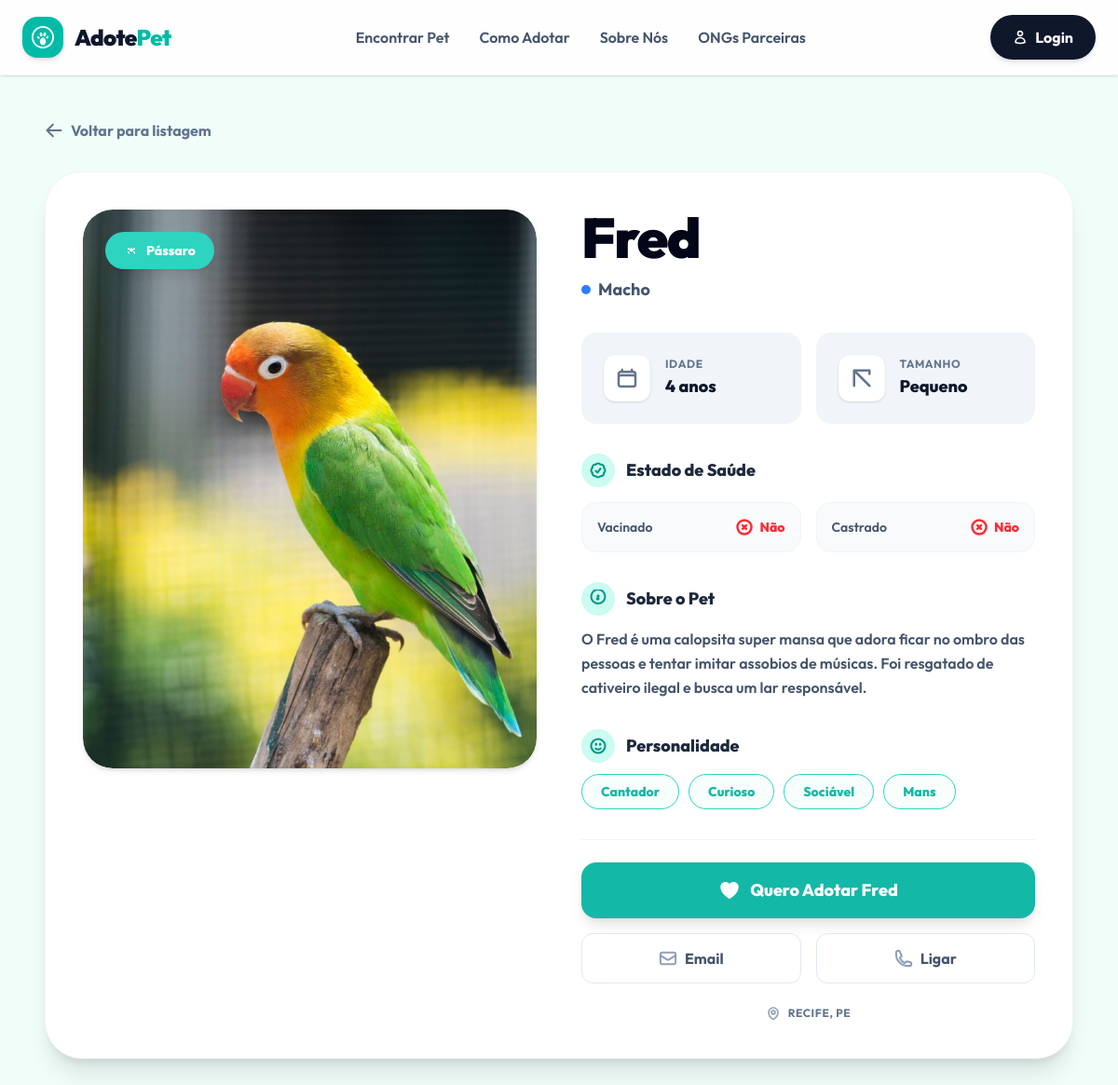
The page /animal/8/ on the database its author committed.
### adocoes/models.py (models this page shows, shortened)
class Animal(models.Model):
    TAMANHO_CHOICES = [
        ('Pequeno', 'Pequeno'),
        ('Médio', 'Médio'),
        ('Grande', 'Grande'),
    ]
    SEXO_CHOICES = [
        ('Macho', 'Macho'),
        ('Fêmea', 'Fêmea'),
    ]
    ESPECIE_CHOICES = [
        ('Cachorro', 'Cachorro'),
        ('Gato', 'Gato'),
        ('Pássaro', 'Pássaro'),
        ('Outros', 'Outros'),
    ]
    IDADE_CATEGORIA_CHOICES = [
        ('Filhote', 'Filhote'),
        ('Jovem', 'Jovem'),
        ('Adulto', 'Adulto'),
        ('Sênior', 'Sênior'),
    ]
    nome = models.CharField(max_length=100, verbose_name="Nome")
    especie = models.CharField(max_length=20, choices=ESPECIE_CHOICES, default='Cachorro', verbose_name="Espécie")
    foto = models.ImageField(upload_to='animais/', verbose_name="Foto")
    idade = models.PositiveIntegerField(verbose_name="Idade")
    idade_categoria = models.CharField(max_length=20, choices=IDADE_CATEGORIA_CHOICES, default='Adulto', verbose_name="Categoria de Idade")
    tamanho = models.CharField(max_length=10, choices=TAMANHO_CHOICES, verbose_name="Tamanho")
    sexo = models.CharField(max_length=10, choices=SEXO_CHOICES, verbose_name="Sexo")
    caracteristicas = models.TextField(verbose_name="Características", help_text="Ex: Carinhoso, Brincalhão, Obediente")
    descricao = models.TextField(verbose_name="Descrição")
    vacinado = models.BooleanField(default=False, verbose_name="Vacinado")
    castrado = models.BooleanField(default=False, verbose_name="Castrado")
    def caracteristicas_list(self):
        if self.caracteristicas:
            return [c.strip() for c in self.caracteristicas.split(',') if c.strip()]
        return []
    class Meta:
        verbose_name = "Animal"
        verbose_name_plural = "Animais"

### adocoes/views.py (the view)
# urls.py: path('animal/<int:pk>/', views.detalhe, name='detalhe'),
def detalhe(request, pk):
    animal = get_object_or_404(Animal, pk=pk)
    adotado = request.GET.get('adotado') == '1'
    if adotado:
        if request.user.is_authenticated:
            InteresseAdocao.objects.get_or_create(animal=animal, usuario=request.user)
        else:
            messages.info(request, "Por favor, faça login para manifestar interesse de adoção.")
            return redirect(f"/login/?next={request.path}%3Fadotado%3D1")
    context = {
        'animal': animal,
        'adotado': adotado,
    }
    return render(request, 'detalhe.html', context)

### adocoes/templates/detalhe.html (shortened to what this page needs)
{% extends 'base.html' %}
{% block content %}
<section class="bg-[#F0FDF9] py-12 px-4 md:px-12 min-h-screen">
    <div class="max-w-6xl mx-auto">
        <a href="{% url 'home' %}" class="inline-flex items-center gap-2 text-slate-500 hover:text-teal-600 font-bold mb-8 transition-colors group">
            <svg xmlns="http://www.w3.org/2000/svg" fill="none" viewBox="0 0 24 24" stroke-width="2.5" stroke="currentColor" class="w-5 h-5 group-hover:-translate-x-1 transition-transform">
                <path stroke-linecap="round" stroke-linejoin="round" d="M10.5 19.5 3 12m0 0 7.5-7.5M3 12h18" />
            </svg>
            <span>Voltar para listagem</span>
        </a>
        <div class="bg-white rounded-[2.5rem] shadow-xl border border-slate-100 p-6 md:p-10">
            <div class="grid grid-cols-1 md:grid-cols-2 gap-12">
                <div class="relative w-full h-[600px] rounded-[2rem] overflow-hidden bg-slate-100 shadow-md">
                    {% if animal.foto %}
                        <img src="{{ animal.foto.url }}" alt="{{ animal.nome }}" class="w-full h-full object-cover rounded-[2rem]">
                    {% else %}
                        <div class="w-full h-full flex items-center justify-center text-slate-400 font-bold bg-slate-200 rounded-[2rem]">
                            Sem Foto
                        </div>
                    {% endif %}
                    <div class="absolute top-6 left-6 bg-[#2DD4BF] text-white px-5 py-2.5 rounded-full text-sm font-extrabold shadow-lg flex items-center gap-2">
                        <span>{{ animal.especie }}</span>
                    </div>
                </div>
                <div class="flex flex-col justify-between">
                    <div>
                        <div class="mb-8">
                            <h1 class="text-6xl font-black text-slate-950 tracking-tight leading-none mb-3">
                                {{ animal.nome }}
                            </h1>
                            <p class="text-slate-600 font-bold flex items-center gap-2 text-lg">
                                <span class="inline-block w-2.5 h-2.5 bg-blue-500 rounded-full"></span>
                                <span>{% if animal.genero %}{{ animal.genero }}{% else %}{{ animal.sexo }}{% endif %}</span>
                            </p>
                        </div>
                        <div class="grid grid-cols-2 gap-4 mb-8">
                            <div class="bg-slate-100 p-6 rounded-2xl flex items-center gap-4">
                                <div class="text-slate-500 bg-white p-3 rounded-xl shadow-sm border border-slate-100/50">
                                </div>
                                <div>
                                    <p class="text-xs text-slate-500 font-bold uppercase tracking-wider mb-0.5">Idade</p>
                                    <p class="text-slate-900 font-extrabold text-lg">{{ animal.idade }} anos</p>
                                </div>
                            </div>
                            <div class="bg-slate-100 p-6 rounded-2xl flex items-center gap-4">
                                <div class="text-slate-500 bg-white p-3 rounded-xl shadow-sm border border-slate-100/50">
                                    <svg xmlns="http://www.w3.org/2000/svg" fill="none" viewBox="0 0 24 24" stroke-width="2.5" stroke="currentColor" class="w-6 h-6">
                                        <path stroke-linecap="round" stroke-linejoin="round" d="M3.75 3.75v16.5m0-16.5h16.5m-16.5 0 16.5 16.5M16.5 3.75H20.25V7.5" />
                                    </svg>
                                </div>
                                <div>
                                    <p class="text-xs text-slate-500 font-bold uppercase tracking-wider mb-0.5">Tamanho</p>
                                    <p class="text-slate-900 font-extrabold text-lg">{{ animal.tamanho }}</p>
                                </div>
                            </div>
                        </div>
                        <div class="mb-8">
                            <h3 class="text-xl font-bold text-slate-950 mb-4 flex items-center gap-3">
                                <span class="bg-teal-100 text-teal-600 rounded-full p-2 inline-flex items-center justify-center">
                                </span>
                                <span class="font-extrabold text-lg text-slate-800">Estado de Saúde</span>
                            </h3>
                            <div class="grid grid-cols-2 gap-4">
                                <div class="flex items-center justify-between bg-slate-50 border border-slate-100 p-4 rounded-2xl">
                                    <span class="text-sm font-semibold text-slate-600">Vacinado</span>
                                    <div class="flex items-center gap-1.5 font-extrabold text-sm">
                                        {% if animal.vacinado %}
                                            <svg xmlns="http://www.w3.org/2000/svg" fill="none" viewBox="0 0 24 24" stroke-width="3" stroke="currentColor" class="w-5 h-5 text-teal-600">
                                                <path stroke-linecap="round" stroke-linejoin="round" d="M9 12.75 11.25 15 15 9.75M21 12a9 9 0 1 1-18 0 9 9 0 0 1 18 0Z" />
                                            </svg>
                                            <span class="text-teal-600">Sim</span>
                                        {% else %}
                                            <svg xmlns="http://www.w3.org/2000/svg" fill="none" viewBox="0 0 24 24" stroke-width="3" stroke="currentColor" class="w-5 h-5 text-red-500">
                                                <path stroke-linecap="round" stroke-linejoin="round" d="m9.75 9.75 4.5 4.5m0-4.5-4.5 4.5M21 12a9 9 0 1 1-18 0 9 9 0 0 1 18 0Z" />
                                            </svg>
                                            <span class="text-red-500">Não</span>
                                        {% endif %}
                                    </div>
                                </div>
                                <div class="flex items-center justify-between bg-slate-50 border border-slate-100 p-4 rounded-2xl">
                                    <span class="text-sm font-semibold text-slate-600">Castrado</span>
                                    <div class="flex items-center gap-1.5 font-extrabold text-sm">
                                        {% if animal.castrado %}
                                            <svg xmlns="http://www.w3.org/2000/svg" fill="none" viewBox="0 0 24 24" stroke-width="3" stroke="currentColor" class="w-5 h-5 text-teal-600">
                                                <path stroke-linecap="round" stroke-linejoin="round" d="M9 12.75 11.25 15 15 9.75M21 12a9 9 0 1 1-18 0 9 9 0 0 1 18 0Z" />
                                            </svg>
                                            <span class="text-teal-600">Sim</span>
                                        {% else %}
                                            <svg xmlns="http://www.w3.org/2000/svg" fill="none" viewBox="0 0 24 24" stroke-width="3" stroke="currentColor" class="w-5 h-5 text-red-500">
                                                <path stroke-linecap="round" stroke-linejoin="round" d="m9.75 9.75 4.5 4.5m0-4.5-4.5 4.5M21 12a9 9 0 1 1-18 0 9 9 0 0 1 18 0Z" />
                                            </svg>
                                            <span class="text-red-500">Não</span>
                                        {% endif %}
                                    </div>
                                </div>
                            </div>
                        </div>
                        <div class="mb-8">
                            <h3 class="text-xl font-bold text-slate-950 mb-3 flex items-center gap-3">
                                <span class="bg-teal-100 text-teal-600 rounded-full p-2 inline-flex items-center justify-center">
                                </span>
                                <span class="font-extrabold text-lg text-slate-800">Sobre o Pet</span>
                            </h3>
                            <p class="text-slate-600 leading-relaxed font-semibold">
                                {{ animal.descricao|default:"Nenhuma descrição detalhada informada pelo protetor." }}
                            </p>
                        </div>
                        <div class="mb-8">
                            <h3 class="text-xl font-bold text-slate-950 mb-3 flex items-center gap-3">
                                <span class="bg-teal-100 text-teal-600 rounded-full p-2 inline-flex items-center justify-center">
                                </span>
                                <span class="font-extrabold text-lg text-slate-800">Personalidade</span>
                            </h3>
                            <div class="flex flex-wrap gap-2.5">
                                {% if animal.caracteristicas_list %}
                                    {% for tag in animal.caracteristicas_list %}
                                        <span class="px-5 py-2 text-sm font-extrabold rounded-full bg-teal-50/50 text-[#14B8A6] border border-[#2DD4BF] hover:scale-105 transition-transform duration-200">
                                            {{ tag }}
                                        </span>
                                    {% endfor %}
                                {% else %}
                                    <span class="text-slate-400 text-sm font-medium italic">Não informado</span>
                                {% endif %}
                            </div>
                        </div>
                    </div>
                    <div class="pt-6 border-t border-slate-100">
                        <a href="?adotado=1" class="w-full bg-[#14B8A6] hover:bg-[#0D9488] text-white font-extrabold text-lg py-4 rounded-2xl transition-all duration-300 flex items-center justify-center gap-2.5 shadow-lg shadow-teal-150/45 hover:shadow-xl hover:shadow-teal-200/50 hover:scale-[1.01] cursor-pointer">
                            <span>Quero Adotar {{ animal.nome }}</span>
                        </a>
                        <div class="grid grid-cols-2 gap-4 mt-4">
                            <button class="flex items-center justify-center gap-2 py-3.5 rounded-xl border border-slate-200 text-slate-600 font-bold hover:bg-slate-50 transition-colors cursor-pointer">
                                <span>Email</span>
                            </button>
                            <button class="flex items-center justify-center gap-2 py-3.5 rounded-xl border border-slate-200 text-slate-600 font-bold hover:bg-slate-50 transition-colors cursor-pointer">
                                <span>Ligar</span>
                            </button>
                        </div>
                        <div class="flex items-center justify-center gap-2 text-slate-500 text-xs font-bold mt-6 uppercase tracking-wider">
                            <span>{% if animal.localizacao %}{{ animal.localizacao }}{% else %}Recife, PE{% endif %}</span>
                        </div>
                    </div>
                </div>
            </div>
        </div>
    </div>
</section>
{% endblock %}

### adocoes/templates/base.html (style rules this page uses)
body { font-family: 'Outfit', sans-serif; }

### rows shown on the page
Animal: foto (picture), especie "Pássaro", nome "Fred", sexo "Macho", idade "4", tamanho "Pequeno", descricao "O Fred é uma calopsita super mansa que adora ficar no ombro das pessoas e tentar imitar assobios de músicas. Foi resgatado de cativeiro ilegal e busca um lar responsável."

### other values the page prints
{{ tag }} "Cantador" "Curioso" "Sociável" "Mans"
